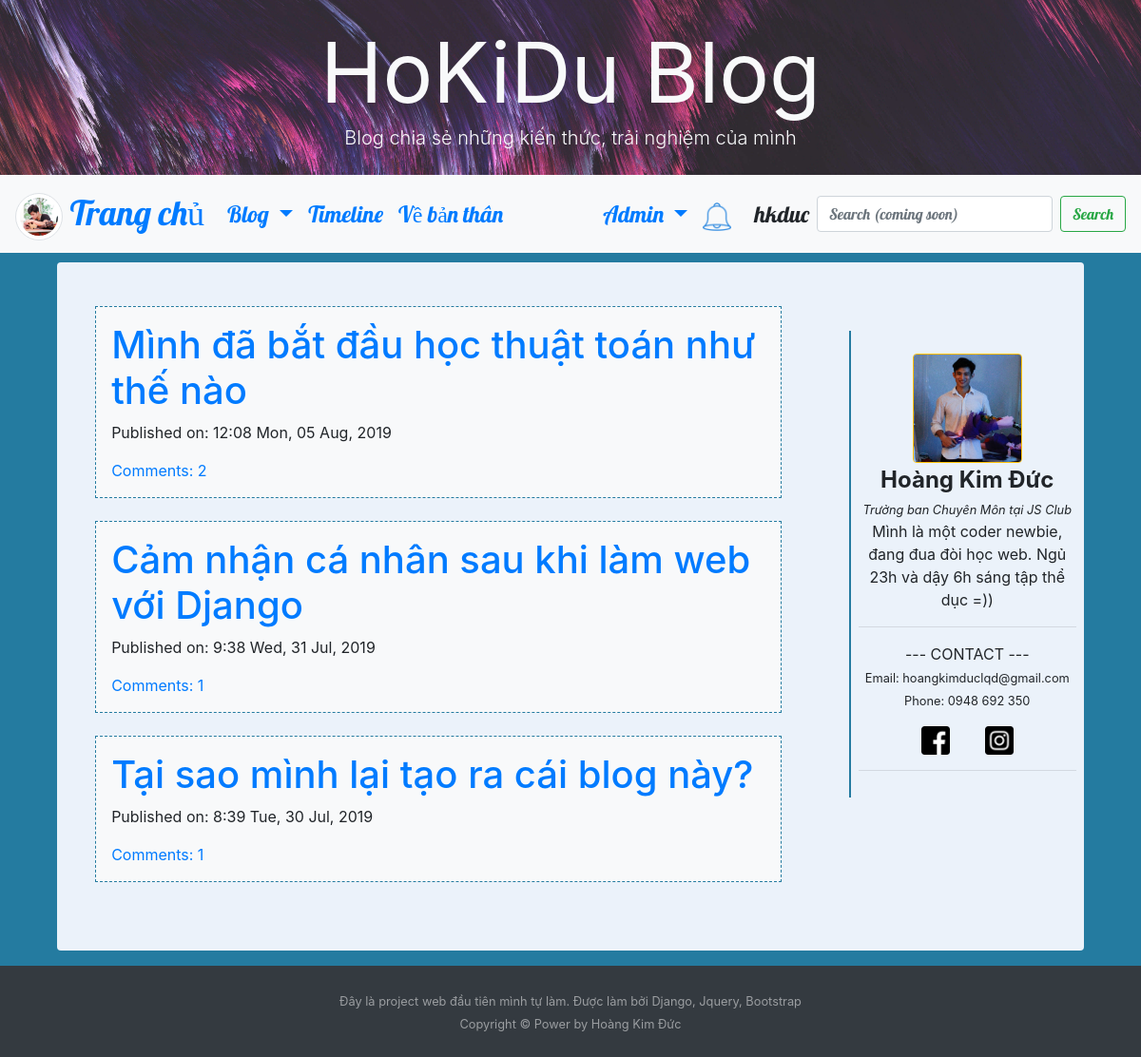
/kinh-nghiem-hoc-tap/ (signed in), run on the app's committed database.
### blog/models.py (models this page shows, shortened)
class Post(models.Model):
   author = models.ForeignKey('auth.User', on_delete=models.CASCADE)
   title = models.CharField(max_length=200)
   text = models.TextField()
   create_date = models.DateTimeField(default=timezone.now)
   published_date = models.DateTimeField(blank=True,null=True)
   tag = models.CharField(choices=tag_list, max_length=20, default='tag1')
   view = models.IntegerField()

### blog/views.py (the view)
class Tag1ListView(ListView):
   model = Post
   def get_queryset(self):
      return Post.objects.filter(published_date__lte=timezone.now(),tag='tag1').order_by('-published_date')

### blog/models.py (called while the page is built)
   def __str__(self):
      template = f'{self.person} {self.action} {self.post_title}'
      return template

### blog/views.py (called while the page is built)
   def get_context_data(self, **kwargs):
        ctx = super(ListView, self).get_context_data(**kwargs)
        ctx['Notification'] = Notification.objects.order_by('-time')
        return ctx

### blog/templates/blog/post_list.html (shortened to what this page needs)
{% extends "blog/base.html" %}
{% block content %}
<div class="centerstage">
   {% for post in post_list %}
   <br>
   <div class="post p-3 bg-light">
      <h1><a href="{% url 'post_detail' pk=post.pk %}">{{post.title}}</a></h1>
      <div class="date">
         <p>Published on: {{post.published_date|date:"G:i D, d M, Y"}}</p>
      </div>
      <a href="{% url 'post_detail' pk=post.pk %}">Comments: {{ post.comments.count }}</a>
   </div>
   {% endfor %}
</div>
{% endblock content %}

### blog/templates/blog/base.html (shortened to what this page needs)
<!DOCTYPE html>
{% load staticfiles %}
<html lang="en" dir="ltr">
<head>
   <link rel="stylesheet" href="https://maxcdn.bootstrapcdn.com/bootstrap/4.3.1/css/bootstrap.min.css">
   <link rel="stylesheet" href="//cdn.jsdelivr.net/npm/medium-editor@latest/dist/css/medium-editor.min.css"
      type="text/css" media="screen" charset="utf-8">
   <link rel="stylesheet" href="{% static 'css/blog.css' %}">
</head>
<body>
   <link rel="stylesheet" href="https://maxcdn.bootstrapcdn.com/font-awesome/4.7.0/css/font-awesome.min.css">
   <section class=" align-items-center d-flex bg-dark"
      style="height:40vh; background-size: cover; background-image: url(/static/images/base/header.jpg);">
      <div class="container-fluid">
         <div class="row  justify-content-center align-items-left d-flex text-center h-100">
            <div class="col-12 col-md-8 mt-4 h-50 ">
               <h1 class="display-2  text-light mb-auto mt-auto"><strong>HoKiDu Blog</strong> </h1>
               <p class="lead  text-light mb-4">Blog chia sẻ những kiến thức, trải nghiệm của mình</p>
            </div>
         </div>
      </div>
   </section>
   <nav class="navbar navbar-expand-lg bg-light techfont">
      <a class="navbar-brand bigbrand" href="{% url 'post_list' %}"><img style="height: 50px; width: 50px;"
            class="img-thumbnail rounded-circle" src="{% static 'images/base/brand.jpg' %}"> Trang chủ</a>
      <div class="collapse navbar-collapse" id="navbarSupportedContent">
         <ul class="navbar-nav mr-auto">
            <li class="nav-item dropdown">
               <a class="nav-link dropdown-toggle" href="#" id="navbarDropdown" role="button" data-toggle="dropdown"
                  aria-haspopup="true" aria-expanded="false">
                  Blog
               </a>
            </li>
            <li class="nav-item active">
               <a class="nav-link" href="#">Timeline</a>
            </li>
            <li class="nav-item active">
               <a class="nav-link" href="{% url 'about' %}">Về bản thân <span class="sr-only">(current)</span></a>
            </li>
         </ul>
         <ul class="navbar-nav navbar-right">
            {% if user.is_authenticated %}
            <li class="nav-item dropdown">
               <a class="nav-link dropdown-toggle" href="#" id="adminDropdown" role="button" data-toggle="dropdown"
                  aria-haspopup="true" aria-expanded="false">
                  Admin
               </a>
            </li>
            <li class="nav-item pr-2 mt-auto mb-auto dropdown">
               <a class="nav-link" href="#" id="NotificationDropdown"
                   role="button" data-toggle="dropdown"
                  aria-haspopup="true" aria-expanded="false">
                  <img style="height: 30px" src="{% static 'icons/bell.png' %}">
               </a>
            </li>
            <li class="nav-item"><a class="nav-link">{{user.username}}</a></li>
            {% else %}
            <li class="nav-item "><a class="nav-link" href="{% url 'login' %}">
               <img style="height:25px; width:25px;" src="{% static 'icons/admin.png' %}" alt="">
            </a></li>
            {% endif %}
         </ul>
         <form class="form-inline my-2 my-lg-0">
            <input class="form-control mr-sm-2" type="search" placeholder="Search (coming soon)" aria-label="Search">
            <button class="btn btn-outline-success my-2 my-sm-0" type="submit">Search</button>
         </form>
      </div>
   </nav>
   <div class="content rounded mb-3">
      <div class="row mt-3">
         <div class="col-lg-9">
            <div class="blog_posts">
               {% block content %}
               {% endblock content %}
            </div>
         </div>
         <div class="col-lg-3 text-center">
            <div class="sidebar sticky-top">
               <div class="profile pr-2 pl-2 verticalline">
                  <img class="w-50 rounded border border-warning" src="{% static 'images/base/icon.jpg' %}" alt=""><br>
                  <b class="bigbrand">Hoàng Kim Đức</b> <br>
                  <em><small>Trưởng ban Chuyên Môn tại JS Club</small></em>
                  <p>Mình là một coder newbie, đang đua đòi học web. Ngủ 23h và dậy 6h sáng tập thể dục =))</p>
                  <hr>
                  <p>--- CONTACT ---<br>
                     <small>Email: hoangkimduclqd@gmail.com</small><br>
                     <small>Phone: 0948 692 350</small>
                     <div>
                        <a style="display: inline;" class="nav-link" href="https://www.facebook.com/hokiduc"
                           target="_blank" rel="noopener noreferrer">
                           <img style="height:30px; width:30px;" src="{% static 'icons/facebook.png' %}" alt="">
                        </a>
                        <a style="display: inline;" class="nav-link" href="https://www.instagram.com/kimduwsc/"
                           target="_blank" rel="noopener noreferrer">
                           <img style="height:30px; width:30px;" src="{% static 'icons/instagram.png' %}" alt="">
                        </a>
                     </div>
                  </p>
                  <hr>
               </div>
            </div>
         </div>
      </div>
      <br><br><br>
   </div>
   <footer id="sticky-footer" class="py-4 bg-dark text-white-50">
      <div class="container text-center">
         <small>Đây là project web đầu tiên mình tự làm. Được làm bởi Django, Jquery, Bootstrap
            <br>Copyright &copy; Power by Hoàng Kim Đức</small>
      </div>
   </footer>
</body>
</html>

### blog/static/css/blog.css (style rules this page uses)
body { background-color: #247BA0; }
.content { background-color: #EBF2FA; width: 90%; margin-left: auto; margin-right: auto; padding-top: 0.5%; }
.blog_posts { width: 90%; margin-left: auto; margin-right: auto; }
.techfont { font-family: 'Lobster', cursive; font-size: 1.5em; margin-bottom: 10px; }
.bigbrand { font-size: 1.5em }
.centerstage { margin-left: auto; margin-right: auto; }
.post { border: 1px dashed #247BA0 }
.verticalline { border-left: 2px solid #247BA0; }
.profile { padding-top: 10%; padding-bottom: 5% }
.sidebar { padding-top: 20% }
html, body { height: 100%; }
body { display: flex; flex-direction: column; }
.content { flex: 1 0 auto; }

### data on the page
Post: title "Mình đã bắt đầu học thuật toán như thế nào", published_date "12:08 Mon, 05 Aug, 2019", comments.count "2"
Post: title "Cảm nhận cá nhân sau khi làm web với Django", published_date "9:38 Wed, 31 Jul, 2019", comments.count "1"
Post: title "Tại sao mình lại tạo ra cái blog này?", published_date "8:39 Tue, 30 Jul, 2019", comments.count "1"

### other printed values
{{ user.username }} "hkduc"
